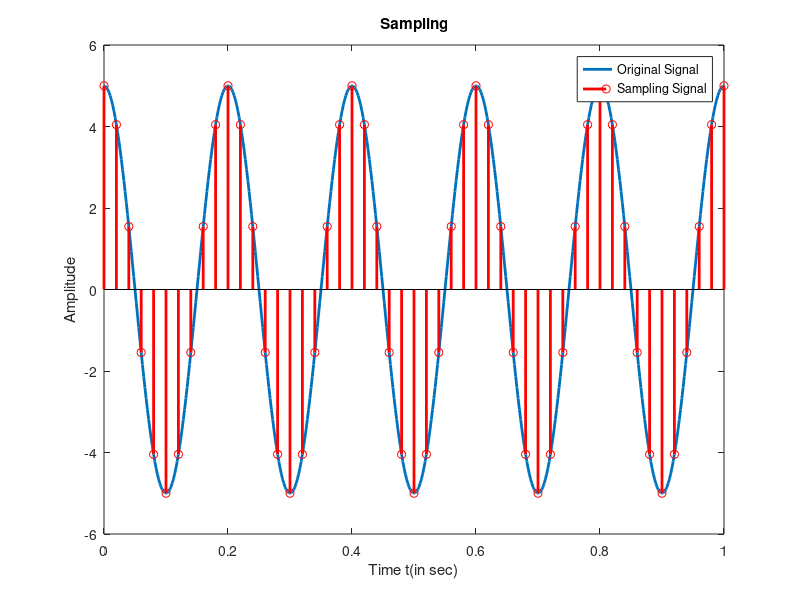
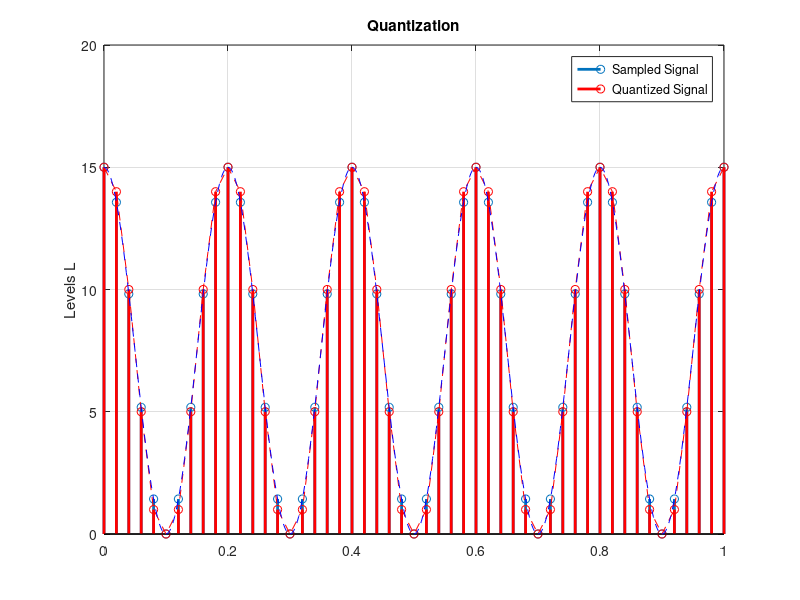
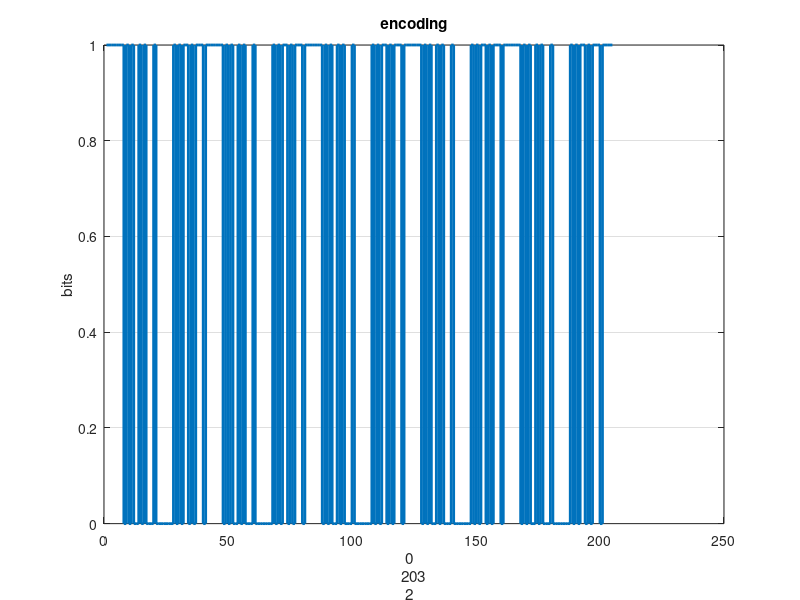

Here is the MATLAB script that generated these plots, in order:
%Perfomance of wave coding using PCM
clc;
clear all;
clear all;
fm=5;
A=5;
fs=50;
n=4;
t=0:1/(100*fm):1;
x=A*cos(2*pi*fm*t);
ts=0:1/fs:1;
xs=A*cos(2*pi*fm*ts);
x1=xs+A;
x1=x1/(2*A);
L=(-1+2^n);
x1=L*x1;
xq=round(x1);
y=[];
for i=1:length(xq)
    d=dec2bin(xq(i),n);
    y=[y double(d)-48];
end;
 figure(1)
 plot(t,x,'linewidth',2)
 title('Sampling')
 ylabel('Amplitude')
 xlabel('Time t(in sec)')
 hold on
 stem(ts,xs,'r','linewidth',2)
 hold off
 legend('Original Signal','Sampling Signal');
 
 figure(2)
 stem(ts,x1,'linewidth',2)
 title('Quantization')
 ylabel('Levels L')
 hold on
 stem(ts,xq,'r','linewidth',2)
 plot(ts,xq,'--r')
 plot(t,(x+A)*L/(2*A),'--b')
 grid on
 hold off
 legend('Sampled Signal','Quantized Signal')
 
 figure(3)
 stairs([y y(length(y))],'linewidth',2)
 title('encoding')
 ylabel('bits')
 xlabel([0 length(y)-1 2])
 grid on

    
